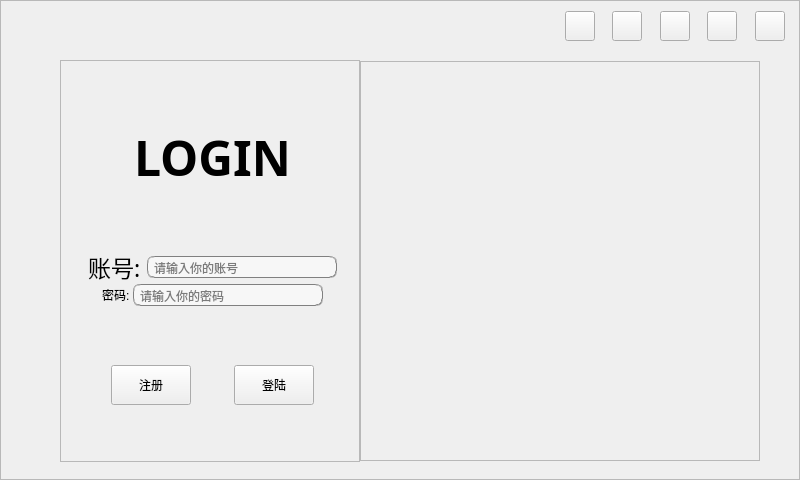
<?xml version="1.0" encoding="UTF-8"?>
<ui version="4.0">
 <class>land</class>
 <widget class="QMainWindow" name="land">
  <property name="geometry">
   <rect>
    <x>0</x>
    <y>0</y>
    <width>800</width>
    <height>480</height>
   </rect>
  </property>
  <property name="windowTitle">
   <string>land</string>
  </property>
  <widget class="QWidget" name="centralwidget">
   <widget class="QFrame" name="frame_background">
    <property name="geometry">
     <rect>
      <x>0</x>
      <y>0</y>
      <width>800</width>
      <height>480</height>
     </rect>
    </property>
    <property name="minimumSize">
     <size>
      <width>800</width>
      <height>480</height>
     </size>
    </property>
    <property name="frameShape">
     <enum>QFrame::StyledPanel</enum>
    </property>
    <property name="frameShadow">
     <enum>QFrame::Raised</enum>
    </property>
    <widget class="QWidget" name="layoutWidget">
     <property name="geometry">
      <rect>
       <x>-10</x>
       <y>60</y>
       <width>840</width>
       <height>402</height>
      </rect>
     </property>
     <layout class="QHBoxLayout" name="horizontalLayout_5">
      <property name="spacing">
       <number>0</number>
      </property>
      <item>
       <spacer name="horizontalSpacer_6">
        <property name="orientation">
         <enum>Qt::Horizontal</enum>
        </property>
        <property name="sizeHint" stdset="0">
         <size>
          <width>40</width>
          <height>20</height>
         </size>
        </property>
       </spacer>
      </item>
      <item>
       <widget class="QFrame" name="frame_login">
        <property name="minimumSize">
         <size>
          <width>300</width>
          <height>0</height>
         </size>
        </property>
        <property name="frameShape">
         <enum>QFrame::StyledPanel</enum>
        </property>
        <property name="frameShadow">
         <enum>QFrame::Raised</enum>
        </property>
        <widget class="QWidget" name="layoutWidget_2">
         <property name="geometry">
          <rect>
           <x>7</x>
           <y>5</y>
           <width>291</width>
           <height>401</height>
          </rect>
         </property>
         <layout class="QVBoxLayout" name="verticalLayout_2">
          <property name="spacing">
           <number>0</number>
          </property>
          <item>
           <layout class="QHBoxLayout" name="horizontalLayout_4">
            <item>
             <spacer name="horizontalSpacer_2">
              <property name="orientation">
               <enum>Qt::Horizontal</enum>
              </property>
              <property name="sizeHint" stdset="0">
               <size>
                <width>40</width>
                <height>20</height>
               </size>
              </property>
             </spacer>
            </item>
            <item>
             <widget class="QLabel" name="label_login">
              <property name="sizePolicy">
               <sizepolicy hsizetype="Fixed" vsizetype="Fixed">
                <horstretch>70</horstretch>
                <verstretch>70</verstretch>
               </sizepolicy>
              </property>
              <property name="minimumSize">
               <size>
                <width>70</width>
                <height>0</height>
               </size>
              </property>
              <property name="font">
               <font>
                <family>Ubuntu Condensed</family>
                <pointsize>36</pointsize>
                <weight>75</weight>
                <italic>false</italic>
                <bold>true</bold>
               </font>
              </property>
              <property name="styleSheet">
               <string notr="true"/>
              </property>
              <property name="text">
               <string>LOGIN</string>
              </property>
             </widget>
            </item>
            <item>
             <spacer name="horizontalSpacer_3">
              <property name="orientation">
               <enum>Qt::Horizontal</enum>
              </property>
              <property name="sizeHint" stdset="0">
               <size>
                <width>40</width>
                <height>20</height>
               </size>
              </property>
             </spacer>
            </item>
           </layout>
          </item>
          <item>
           <layout class="QVBoxLayout" name="verticalLayout">
            <item>
             <layout class="QHBoxLayout" name="horizontalLayout">
              <item>
               <spacer name="horizontalSpacer_14">
                <property name="orientation">
                 <enum>Qt::Horizontal</enum>
                </property>
                <property name="sizeHint" stdset="0">
                 <size>
                  <width>17</width>
                  <height>20</height>
                 </size>
                </property>
               </spacer>
              </item>
              <item>
               <widget class="QLabel" name="label_id">
                <property name="font">
                 <font>
                  <family>Ubuntu Condensed</family>
                  <pointsize>17</pointsize>
                  <weight>9</weight>
                  <italic>false</italic>
                  <bold>false</bold>
                 </font>
                </property>
                <property name="styleSheet">
                 <string notr="true">font: 75 17pt &quot;Ubuntu Condensed&quot;;</string>
                </property>
                <property name="text">
                 <string>账号: </string>
                </property>
               </widget>
              </item>
              <item>
               <widget class="QLineEdit" name="lineEdit_id">
                <property name="minimumSize">
                 <size>
                  <width>190</width>
                  <height>0</height>
                 </size>
                </property>
                <property name="styleSheet">
                 <string notr="true">background-color: rgb(247, 247, 247);
border:1px groove gray;border-radius:
7px;padding:2px 4px;
font: 11pt &quot;Candara&quot;;</string>
                </property>
                <property name="placeholderText">
                 <string>请输入你的账号</string>
                </property>
               </widget>
              </item>
              <item>
               <spacer name="horizontalSpacer_12">
                <property name="orientation">
                 <enum>Qt::Horizontal</enum>
                </property>
                <property name="sizeHint" stdset="0">
                 <size>
                  <width>17</width>
                  <height>20</height>
                 </size>
                </property>
               </spacer>
              </item>
             </layout>
            </item>
            <item>
             <layout class="QHBoxLayout" name="horizontalLayout_2">
              <item>
               <spacer name="horizontalSpacer_15">
                <property name="orientation">
                 <enum>Qt::Horizontal</enum>
                </property>
                <property name="sizeHint" stdset="0">
                 <size>
                  <width>17</width>
                  <height>20</height>
                 </size>
                </property>
               </spacer>
              </item>
              <item>
               <widget class="QLabel" name="label_password">
                <property name="styleSheet">
                 <string notr="true">font: 75 17pt &quot;Ubuntu Condensed&quot;;</string>
                </property>
                <property name="text">
                 <string>密码: </string>
                </property>
               </widget>
              </item>
              <item>
               <widget class="QLineEdit" name="lineEdit_password">
                <property name="minimumSize">
                 <size>
                  <width>190</width>
                  <height>0</height>
                 </size>
                </property>
                <property name="styleSheet">
                 <string notr="true">background-color: rgb(247, 247, 247);
border:1px groove gray;border-radius:
7px;padding:2px 4px;
font: 11pt &quot;Candara&quot;;</string>
                </property>
                <property name="placeholderText">
                 <string>请输入你的密码</string>
                </property>
               </widget>
              </item>
              <item>
               <spacer name="horizontalSpacer_13">
                <property name="orientation">
                 <enum>Qt::Horizontal</enum>
                </property>
                <property name="sizeHint" stdset="0">
                 <size>
                  <width>17</width>
                  <height>20</height>
                 </size>
                </property>
               </spacer>
              </item>
             </layout>
            </item>
           </layout>
          </item>
          <item>
           <layout class="QHBoxLayout" name="horizontalLayout_3">
            <item>
             <spacer name="horizontalSpacer_4">
              <property name="orientation">
               <enum>Qt::Horizontal</enum>
              </property>
              <property name="sizeHint" stdset="0">
               <size>
                <width>40</width>
                <height>20</height>
               </size>
              </property>
             </spacer>
            </item>
            <item>
             <widget class="QPushButton" name="pushButton_sign">
              <property name="minimumSize">
               <size>
                <width>80</width>
                <height>40</height>
               </size>
              </property>
              <property name="maximumSize">
               <size>
                <width>80</width>
                <height>40</height>
               </size>
              </property>
              <property name="styleSheet">
               <string notr="true"/>
              </property>
              <property name="text">
               <string>注册</string>
              </property>
             </widget>
            </item>
            <item>
             <spacer name="horizontalSpacer">
              <property name="orientation">
               <enum>Qt::Horizontal</enum>
              </property>
              <property name="sizeHint" stdset="0">
               <size>
                <width>40</width>
                <height>20</height>
               </size>
              </property>
             </spacer>
            </item>
            <item>
             <widget class="QPushButton" name="pushButton_login">
              <property name="sizePolicy">
               <sizepolicy hsizetype="Minimum" vsizetype="Fixed">
                <horstretch>60</horstretch>
                <verstretch>0</verstretch>
               </sizepolicy>
              </property>
              <property name="minimumSize">
               <size>
                <width>80</width>
                <height>40</height>
               </size>
              </property>
              <property name="maximumSize">
               <size>
                <width>60</width>
                <height>40</height>
               </size>
              </property>
              <property name="styleSheet">
               <string notr="true"/>
              </property>
              <property name="text">
               <string>登陆</string>
              </property>
             </widget>
            </item>
            <item>
             <spacer name="horizontalSpacer_5">
              <property name="orientation">
               <enum>Qt::Horizontal</enum>
              </property>
              <property name="sizeHint" stdset="0">
               <size>
                <width>40</width>
                <height>20</height>
               </size>
              </property>
             </spacer>
            </item>
           </layout>
          </item>
         </layout>
        </widget>
       </widget>
      </item>
      <item>
       <widget class="QFrame" name="frame_image">
        <property name="sizePolicy">
         <sizepolicy hsizetype="Fixed" vsizetype="Fixed">
          <horstretch>0</horstretch>
          <verstretch>0</verstretch>
         </sizepolicy>
        </property>
        <property name="minimumSize">
         <size>
          <width>400</width>
          <height>400</height>
         </size>
        </property>
        <property name="maximumSize">
         <size>
          <width>400</width>
          <height>400</height>
         </size>
        </property>
        <property name="frameShape">
         <enum>QFrame::StyledPanel</enum>
        </property>
        <property name="frameShadow">
         <enum>QFrame::Raised</enum>
        </property>
       </widget>
      </item>
      <item>
       <spacer name="horizontalSpacer_8">
        <property name="orientation">
         <enum>Qt::Horizontal</enum>
        </property>
        <property name="sizeHint" stdset="0">
         <size>
          <width>40</width>
          <height>20</height>
         </size>
        </property>
       </spacer>
      </item>
     </layout>
    </widget>
    <widget class="QWidget" name="layoutWidget_3">
     <property name="geometry">
      <rect>
       <x>530</x>
       <y>10</y>
       <width>255</width>
       <height>32</height>
      </rect>
     </property>
     <layout class="QHBoxLayout" name="horizontalLayout_6">
      <item>
       <spacer name="horizontalSpacer_11">
        <property name="orientation">
         <enum>Qt::Horizontal</enum>
        </property>
        <property name="sizeHint" stdset="0">
         <size>
          <width>40</width>
          <height>20</height>
         </size>
        </property>
       </spacer>
      </item>
      <item>
       <widget class="QPushButton" name="btn_s1">
        <property name="sizePolicy">
         <sizepolicy hsizetype="Fixed" vsizetype="Fixed">
          <horstretch>0</horstretch>
          <verstretch>0</verstretch>
         </sizepolicy>
        </property>
        <property name="minimumSize">
         <size>
          <width>30</width>
          <height>30</height>
         </size>
        </property>
        <property name="maximumSize">
         <size>
          <width>30</width>
          <height>30</height>
         </size>
        </property>
        <property name="text">
         <string/>
        </property>
       </widget>
      </item>
      <item>
       <spacer name="horizontalSpacer_7">
        <property name="orientation">
         <enum>Qt::Horizontal</enum>
        </property>
        <property name="sizeHint" stdset="0">
         <size>
          <width>17</width>
          <height>20</height>
         </size>
        </property>
       </spacer>
      </item>
      <item>
       <widget class="QPushButton" name="btn_s2">
        <property name="sizePolicy">
         <sizepolicy hsizetype="Fixed" vsizetype="Fixed">
          <horstretch>0</horstretch>
          <verstretch>0</verstretch>
         </sizepolicy>
        </property>
        <property name="minimumSize">
         <size>
          <width>30</width>
          <height>30</height>
         </size>
        </property>
        <property name="maximumSize">
         <size>
          <width>30</width>
          <height>30</height>
         </size>
        </property>
        <property name="text">
         <string/>
        </property>
       </widget>
      </item>
      <item>
       <spacer name="horizontalSpacer_9">
        <property name="orientation">
         <enum>Qt::Horizontal</enum>
        </property>
        <property name="sizeHint" stdset="0">
         <size>
          <width>17</width>
          <height>20</height>
         </size>
        </property>
       </spacer>
      </item>
      <item>
       <widget class="QPushButton" name="btn_s3">
        <property name="sizePolicy">
         <sizepolicy hsizetype="Fixed" vsizetype="Fixed">
          <horstretch>0</horstretch>
          <verstretch>0</verstretch>
         </sizepolicy>
        </property>
        <property name="minimumSize">
         <size>
          <width>30</width>
          <height>30</height>
         </size>
        </property>
        <property name="maximumSize">
         <size>
          <width>30</width>
          <height>30</height>
         </size>
        </property>
        <property name="text">
         <string/>
        </property>
        <property name="autoDefault">
         <bool>false</bool>
        </property>
        <property name="default">
         <bool>false</bool>
        </property>
        <property name="flat">
         <bool>false</bool>
        </property>
       </widget>
      </item>
      <item>
       <spacer name="horizontalSpacer_10">
        <property name="orientation">
         <enum>Qt::Horizontal</enum>
        </property>
        <property name="sizeHint" stdset="0">
         <size>
          <width>17</width>
          <height>20</height>
         </size>
        </property>
       </spacer>
      </item>
      <item>
       <widget class="QPushButton" name="btn_s4">
        <property name="sizePolicy">
         <sizepolicy hsizetype="Fixed" vsizetype="Fixed">
          <horstretch>0</horstretch>
          <verstretch>0</verstretch>
         </sizepolicy>
        </property>
        <property name="minimumSize">
         <size>
          <width>30</width>
          <height>30</height>
         </size>
        </property>
        <property name="maximumSize">
         <size>
          <width>30</width>
          <height>30</height>
         </size>
        </property>
        <property name="text">
         <string/>
        </property>
       </widget>
      </item>
      <item>
       <spacer name="horizontalSpacer_16">
        <property name="orientation">
         <enum>Qt::Horizontal</enum>
        </property>
        <property name="sizeHint" stdset="0">
         <size>
          <width>17</width>
          <height>20</height>
         </size>
        </property>
       </spacer>
      </item>
      <item>
       <widget class="QPushButton" name="btn_s5">
        <property name="sizePolicy">
         <sizepolicy hsizetype="Fixed" vsizetype="Fixed">
          <horstretch>0</horstretch>
          <verstretch>0</verstretch>
         </sizepolicy>
        </property>
        <property name="minimumSize">
         <size>
          <width>30</width>
          <height>30</height>
         </size>
        </property>
        <property name="maximumSize">
         <size>
          <width>30</width>
          <height>30</height>
         </size>
        </property>
        <property name="text">
         <string/>
        </property>
       </widget>
      </item>
     </layout>
    </widget>
   </widget>
  </widget>
 </widget>
 <resources/>
 <connections/>
</ui>
